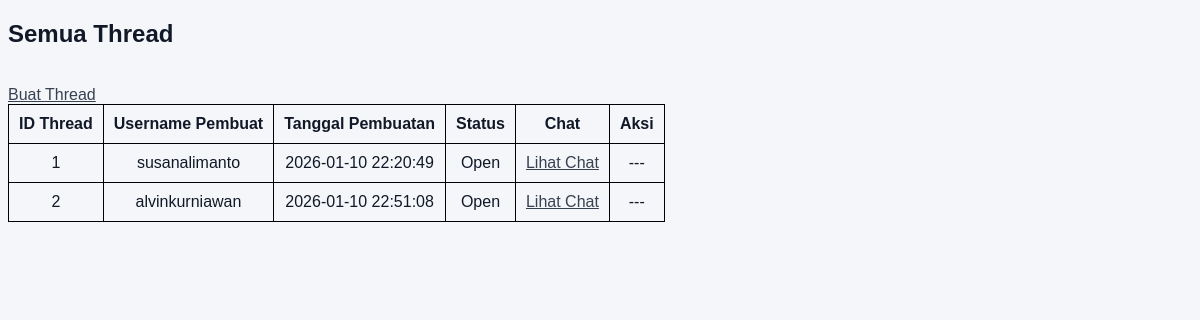
Screenshot of /lihat_thread.php?idgrup=3 with the database file from the repository.
### tables this page shows
CREATE TABLE `thread` (
  `idthread` int(11) NOT NULL AUTO_INCREMENT,
  `username_pembuat` varchar(20) NOT NULL,
  `idgrup` int(11) NOT NULL,
  `tanggal_pembuatan` datetime DEFAULT NULL,
  `status` enum('Open','Close') DEFAULT 'Open',
  PRIMARY KEY (`idthread`),
  KEY `fk_thread_akun1_idx` (`username_pembuat`),
  KEY `fk_thread_grup1_idx` (`idgrup`),
  CONSTRAINT `fk_thread_akun1` FOREIGN KEY (`username_pembuat`) REFERENCES `akun` (`username`) ON DELETE CASCADE ON UPDATE CASCADE,
  CONSTRAINT `fk_thread_grup1` FOREIGN KEY (`idgrup`) REFERENCES `grup` (`idgrup`) ON DELETE CASCADE ON UPDATE CASCADE
);

### Class/parent.php (called while the page is built, shortened)
<?php
class orangtua
{
    public function __construct()
    {
        $this->mysqli =
            new mysqli(SERVER_NAME, USER_NAME, PASSWORD, DB_NAME);
    }
}

### Class/thread.php (called while the page is built, shortened)
<?php
require_once("parent.php");
class thread extends orangtua
{
    public function getThread($idgrup)
    {
        $sql = "SELECT * FROM thread WHERE idgrup = ? ORDER BY tanggal_pembuatan ASC";
        $stmt = $this->mysqli->prepare($sql);
        $stmt->bind_param("i", $idgrup);
        $stmt->execute();
        $res = $stmt->get_result();
        return $res;
    }
}

### lihat_thread.php (the view, shortened to what this page needs)
<!DOCTYPE html>
<html lang="en">
<head>
    <link rel="stylesheet" href="theme.css">
</head>
<body>
    <h2>Semua Thread</h2>
    <?php
    require_once("Class/thread.php");
    $thread = new thread();
    $idGroup = $_GET['idgrup'];
    $dataThread = $thread->getThread($idGroup);
    if ($dataThread) {
        echo "<table>
                <tr>
                    <th>ID Thread</th>
                    <th>Username Pembuat</th>
                    <th>Tanggal Pembuatan</th>
                    <th>Status</th>
                    <th>Chat</th>
                    <th>Aksi</th>
                </tr>";
        while ($row = $dataThread->fetch_assoc()) {
            echo "<tr>";
            echo "<td>" . $row['idthread'] . "</td>";
            echo "<td>" . $row['username_pembuat'] . "</td>";
            echo "<td>" . $row['tanggal_pembuatan'] . "</td>";
            echo "<td>" . $row['status'] . "</td>";
            echo "<td><a href='lihat_chat.php?idgrup=" . $idGroup . "&idthread=" .  $row['idthread'] . "'>Lihat Chat</a></td>";
            if ($row['username_pembuat'] == $_SESSION['username']) {
                echo "<td><a href='close_thread.php?idgrup=" . $idGroup . "&idthread=" .  $row['idthread'] . "'>Close Thread</a></td>";
            } else {
                echo "<td>---</td>";
            }
            echo "</tr>";
        }
    }
    ?>
    <br>
    <a href="tambah_thread.php?idgrup=<?php echo $idGroup ?>">Buat Thread</a>
</body>
</html>

### theme.css (style rules this page uses)
@media (prefers-color-scheme: light) { :root { --bg-color: #f4f6f9; --form-bg: #ccc8c8; --input-bg: #ffffff; --border-color: #000000; --text-primary: #111827; --text-secondary: #374151; --text-error: #dc2626; --btn-bg: #4caf50; --btn-hover: #45a049; --shadow: #000000; } }
body { background: var(--bg-color); }

### lihat_thread.php (style rules this page uses)
body { background: var(--bg-color); font-family: Arial; }
h2 { margin-bottom: 20px; color: var(--text-primary); }
a { color: var(--text-secondary); }
table, th, tr, td { border: 1px solid var(--border-color); text-align: center; color: var(--text-primary); }
table { border-collapse: collapse; }
th, td { padding: 10px; }

### rows the page displays
thread: idthread "1", username_pembuat "susanalimanto", tanggal_pembuatan "2026-01-10 22:20:49", status "Open"
thread: idthread "2", username_pembuat "alvinkurniawan", tanggal_pembuatan "2026-01-10 22:51:08", status "Open"
